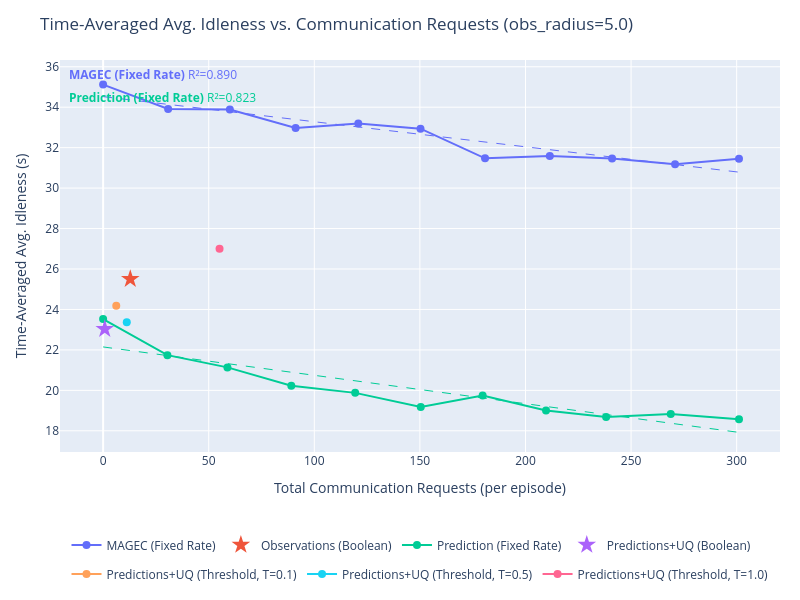
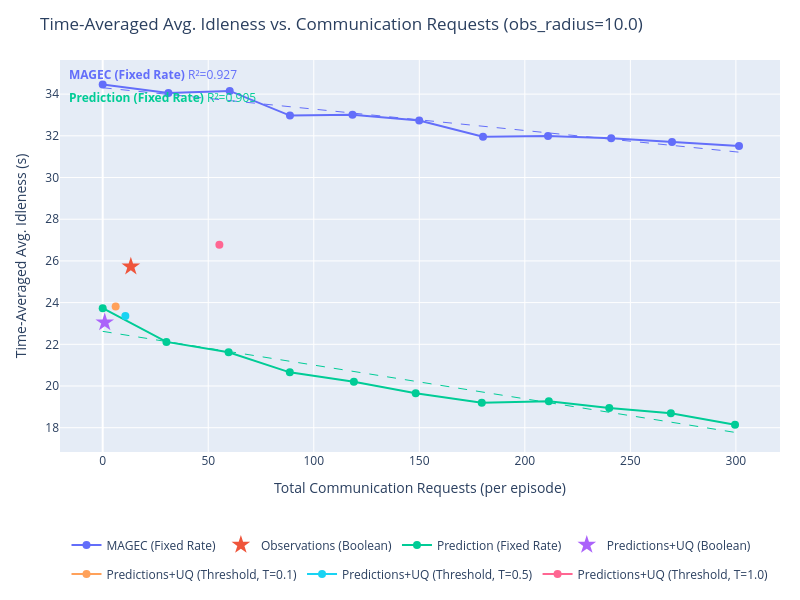
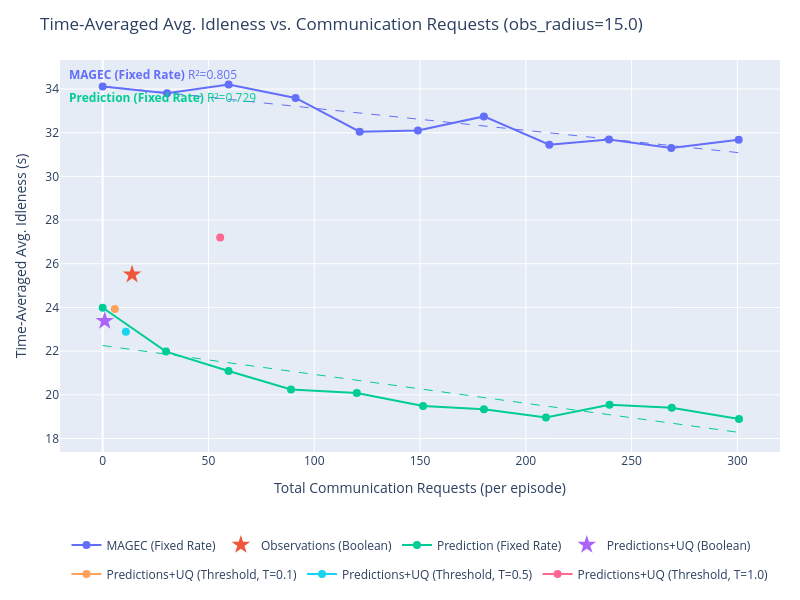
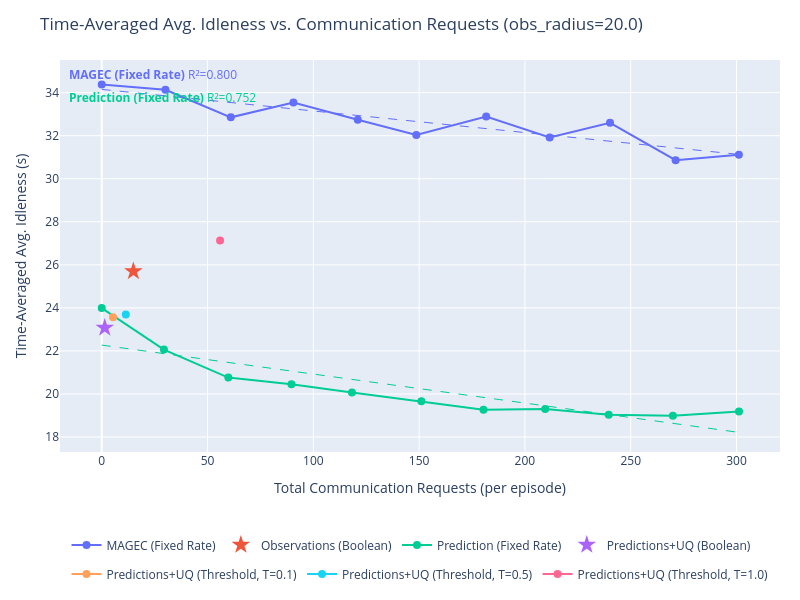

These figures' notebook cell, in order:
### Markdown cell above
## Idleness vs. Communication

### Code cell
import plotly.graph_objects as go
import plotly.express as px
import numpy as np

# SERIES_TO_PLOT = {"Learned Comms. + Prediction + UQ", "MAGEC"}
SERIES_TO_PLOT = None # Plot all

series_colors = {s: c for s, c in zip(output, px.colors.qualitative.Plotly)}


def get_requests(data):
    """Total communication requests per episode (mean over episodes)."""
    r = np.array(data['communication']['requests_made'][...])
    return float(np.mean(r.reshape(r.shape[0], -1).sum(axis=1)))


def get_idleness_mean(data):
    """Time-averaged avg. idleness, mean over episodes."""
    return float(np.mean(data['avg_idleness']))


def fit_ols_trendline(xs, ys):
    """
    Fit an OLS linear trendline y = a*x + b.
    Returns (x_smooth, y_smooth, r2).
    """
    xs, ys = np.array(xs, dtype=float), np.array(ys, dtype=float)
    coeffs = np.polyfit(xs, ys, 1)
    x_smooth = np.linspace(xs.min(), xs.max(), 200)
    y_smooth = np.polyval(coeffs, x_smooth)
    y_pred = np.polyval(coeffs, xs)
    ss_res = np.sum((ys - y_pred) ** 2)
    ss_tot = np.sum((ys - ys.mean()) ** 2)
    r2 = 1.0 - ss_res / ss_tot if ss_tot > 0 else float('nan')
    return x_smooth, y_smooth, r2


for obs_radius in obs_radii:
    fig = go.Figure()
    r2_annotations = []

    for series in output:
        if SERIES_TO_PLOT is not None and series not in SERIES_TO_PLOT:
            continue

        color = series_colors.get(series, '#888888')
        all_exps = list(output[series].keys())

        # Swept experiments: encoded as obs_radius_X_comms_Y
        swept_exps = sorted(
            [e for e in all_exps if f"obs_radius_{obs_radius:.1f}_comms_" in e],
            key=lambda e: float(e.split("_comms_")[1])
        )
        # Fixed (learned comms) experiments: encoded as obs_radius_X only
        fixed_exps = [e for e in all_exps if e == f"obs_radius_{obs_radius:.1f}"]

        if swept_exps:
            comms_ps = [float(e.split("_comms_")[1]) for e in swept_exps]
            xs = [get_requests(output[series][e]) for e in swept_exps]
            ys = [get_idleness_mean(output[series][e]) for e in swept_exps]

            fig.add_trace(go.Scatter(
                x=xs,
                y=ys,
                mode='lines+markers',
                name=series,
                line=dict(color=color),
                marker=dict(color=color, size=8),
                legendgroup=series,
                hovertemplate=[
                    f"{series}<br>comms_p={cp:.3f}<br>requests=%{{x:.1f}}<br>idleness=%{{y:.4f}}<extra></extra>"
                    for cp in comms_ps
                ],
            ))

            # OLS trendline
            if len(xs) >= 2:
                x_trend, y_trend, r2 = fit_ols_trendline(xs, ys)
                fig.add_trace(go.Scatter(
                    x=x_trend,
                    y=y_trend,
                    mode='lines',
                    name=f"{series} (fit)",
                    line=dict(color=color, dash='dash', width=1),
                    legendgroup=series,
                    showlegend=False,
                    hoverinfo='skip',
                ))
                r2_annotations.append(
                    dict(
                        text=f"<b>{series}</b> R²={r2:.3f}",
                        xref='paper', yref='paper',
                        x=0.01,
                        y=0.99 - len(r2_annotations) * 0.06,
                        xanchor='left', yanchor='top',
                        showarrow=False,
                        font=dict(color=color, size=12),
                    )
                )

        if fixed_exps:
            xs_f = [get_requests(output[series][e]) for e in fixed_exps]
            ys_f = [get_idleness_mean(output[series][e]) for e in fixed_exps]
            fig.add_trace(go.Scatter(
                x=xs_f,
                y=ys_f,
                mode='markers',
                name=series,
                marker=dict(color=color, size=14, symbol='star'),
                legendgroup=series,
                showlegend=len(swept_exps) == 0,
                hovertemplate=f"{series}<br>requests=%{{x:.1f}}<br>idleness=%{{y:.4f}}<extra></extra>",
            ))

    fig.update_layout(
        title=f"Time-Averaged Avg. Idleness vs. Communication Requests (obs_radius={obs_radius:.1f})",
        xaxis_title="Total Communication Requests (per episode)",
        yaxis_title="Time-Averaged Avg. Idleness (s)",
        height=600,
        width=800,
        hovermode='closest',
        autosize=True,
        margin=dict(l=60, r=20, t=60, b=120),
        legend=dict(orientation='h', yanchor='top', y=-0.2, xanchor='center', x=0.5),
        annotations=r2_annotations,
    )
    fig.show()

### Figure 1 — Plotly figure (JSON) as saved in the notebook; plotly's stock layout.template omitted (floating-point values rounded to 4 significant figures; data arrays with more than 128 entries replaced by an {"elided": "..."} marker saying what was removed)
{"data": [{"hovertemplate": ["MAGEC (Fixed Rate)<br>comms_p=0.000<br>requests=%{x:.1f}<br>idleness=%{y:.4f}<extra></extra>", "MAGEC (Fixed Rate)<br>comms_p=0.050<br>requests=%{x:.1f}<br>idleness=%{y:.4f}<extra></extra>", "MAGEC (Fixed Rate)<br>comms_p=0.100<br>requests=%{x:.1f}<br>idleness=%{y:.4f}<extra></extra>", "MAGEC (Fixed Rate)<br>comms_p=0.150<br>requests=%{x:.1f}<br>idleness=%{y:.4f}<extra></extra>", "MAGEC (Fixed Rate)<br>comms_p=0.200<br>requests=%{x:.1f}<br>idleness=%{y:.4f}<extra></extra>", "MAGEC (Fixed Rate)<br>comms_p=0.250<br>requests=%{x:.1f}<br>idleness=%{y:.4f}<extra></extra>", "MAGEC (Fixed Rate)<br>comms_p=0.300<br>requests=%{x:.1f}<br>idleness=%{y:.4f}<extra></extra>", "MAGEC (Fixed Rate)<br>comms_p=0.350<br>requests=%{x:.1f}<br>idleness=%{y:.4f}<extra></extra>", "MAGEC (Fixed Rate)<br>comms_p=0.400<br>requests=%{x:.1f}<br>idleness=%{y:.4f}<extra></extra>", "MAGEC (Fixed Rate)<br>comms_p=0.450<br>requests=%{x:.1f}<br>idleness=%{y:.4f}<extra></extra>", "MAGEC (Fixed Rate)<br>comms_p=0.500<br>requests=%{x:.1f}<br>idleness=%{y:.4f}<extra></extra>"], "legendgroup": "MAGEC (Fixed Rate)", "line": {"color": "#636EFA"}, "marker": {"color": "#636EFA", "size": 8}, "mode": "lines+markers", "name": "MAGEC (Fixed Rate)", "type": "scatter", "x": [0, 30.78, 60.01, 91.15, 120.8, 150.3, 180.9, 211.5, 241.0, 270.8, 301.1], "y": [35.12, 33.91, 33.89, 32.97, 33.19, 32.94, 31.47, 31.58, 31.47, 31.18, 31.45]}, {"hoverinfo": "skip", "legendgroup": "MAGEC (Fixed Rate)", "line": {"color": "#636EFA", "dash": "dash", "width": 1}, "mode": "lines", "name": "MAGEC (Fixed Rate) (fit)", "showlegend": false, "type": "scatter", "x": {"elided": "200 float values"}, "y": {"elided": "200 float values"}}, {"hovertemplate": "Observations (Boolean)<br>requests=%{x:.1f}<br>idleness=%{y:.4f}<extra></extra>", "legendgroup": "Observations (Boolean)", "marker": {"color": "#EF553B", "size": 14, "symbol": "star"}, "mode": "markers", "name": "Observations (Boolean)", "showlegend": true, "type": "scatter", "x": [12.86], "y": [25.5]}, {"hovertemplate": ["Prediction (Fixed Rate)<br>comms_p=0.000<br>requests=%{x:.1f}<br>idleness=%{y:.4f}<extra></extra>", "Prediction (Fixed Rate)<br>comms_p=0.050<br>requests=%{x:.1f}<br>idleness=%{y:.4f}<extra></extra>", "Prediction (Fixed Rate)<br>comms_p=0.100<br>requests=%{x:.1f}<br>idleness=%{y:.4f}<extra></extra>", "Prediction (Fixed Rate)<br>comms_p=0.150<br>requests=%{x:.1f}<br>idleness=%{y:.4f}<extra></extra>", "Prediction (Fixed Rate)<br>comms_p=0.200<br>requests=%{x:.1f}<br>idleness=%{y:.4f}<extra></extra>", "Prediction (Fixed Rate)<br>comms_p=0.250<br>requests=%{x:.1f}<br>idleness=%{y:.4f}<extra></extra>", "Prediction (Fixed Rate)<br>comms_p=0.300<br>requests=%{x:.1f}<br>idleness=%{y:.4f}<extra></extra>", "Prediction (Fixed Rate)<br>comms_p=0.350<br>requests=%{x:.1f}<br>idleness=%{y:.4f}<extra></extra>", "Prediction (Fixed Rate)<br>comms_p=0.400<br>requests=%{x:.1f}<br>idleness=%{y:.4f}<extra></extra>", "Prediction (Fixed Rate)<br>comms_p=0.450<br>requests=%{x:.1f}<br>idleness=%{y:.4f}<extra></extra>", "Prediction (Fixed Rate)<br>comms_p=0.500<br>requests=%{x:.1f}<br>idleness=%{y:.4f}<extra></extra>"], "legendgroup": "Prediction (Fixed Rate)", "line": {"color": "#00CC96"}, "marker": {"color": "#00CC96", "size": 8}, "mode": "lines+markers", "name": "Prediction (Fixed Rate)", "type": "scatter", "x": [0, 30.44, 58.86, 89.11, 119.4, 150.4, 179.7, 209.7, 238.2, 268.8, 301.1], "y": [23.53, 21.74, 21.14, 20.23, 19.88, 19.18, 19.74, 19.01, 18.68, 18.83, 18.57]}, {"hoverinfo": "skip", "legendgroup": "Prediction (Fixed Rate)", "line": {"color": "#00CC96", "dash": "dash", "width": 1}, "mode": "lines", "name": "Prediction (Fixed Rate) (fit)", "showlegend": false, "type": "scatter", "x": {"elided": "200 float values"}, "y": {"elided": "200 float values"}}, {"hovertemplate": "Predictions+UQ (Boolean)<br>requests=%{x:.1f}<br>idleness=%{y:.4f}<extra></extra>", "legendgroup": "Predictions+UQ (Boolean)", "marker": {"color": "#AB63FA", "size": 14, "symbol": "star"}, "mode": "markers", "name": "Predictions+UQ (Boolean)", "showlegend": true, "type": "scatter", "x": [0.77], "y": [23.03]}, {"hovertemplate": ["Predictions+UQ (Threshold, T=0.1)<br>comms_p=0.500<br>requests=%{x:.1f}<br>idleness=%{y:.4f}<extra></extra>"], "legendgroup": "Predictions+UQ (Threshold, T=0.1)", "line": {"color": "#FFA15A"}, "marker": {"color": "#FFA15A", "size": 8}, "mode": "lines+markers", "name": "Predictions+UQ (Threshold, T=0.1)", "type": "scatter", "x": [6.22], "y": [24.18]}, {"hovertemplate": ["Predictions+UQ (Threshold, T=0.5)<br>comms_p=0.500<br>requests=%{x:.1f}<br>idleness=%{y:.4f}<extra></extra>"], "legendgroup": "Predictions+UQ (Threshold, T=0.5)", "line": {"color": "#19D3F3"}, "marker": {"color": "#19D3F3", "size": 8}, "mode": "lines+markers", "name": "Predictions+UQ (Threshold, T=0.5)", "type": "scatter", "x": [11.2], "y": [23.37]}, {"hovertemplate": ["Predictions+UQ (Threshold, T=1.0)<br>comms_p=0.500<br>requests=%{x:.1f}<br>idleness=%{y:.4f}<extra></extra>"], "legendgroup": "Predictions+UQ (Threshold, T=1.0)", "line": {"color": "#FF6692"}, "marker": {"color": "#FF6692", "size": 8}, "mode": "lines+markers", "name": "Predictions+UQ (Threshold, T=1.0)", "type": "scatter", "x": [55.13], "y": [27.01]}], "layout": {"annotations": [{"font": {"color": "#636EFA", "size": 12}, "showarrow": false, "text": "<b>MAGEC (Fixed Rate)</b> R²=0.890", "x": 0.01, "xanchor": "left", "xref": "paper", "y": 0.99, "yanchor": "top", "yref": "paper"}, {"font": {"color": "#00CC96", "size": 12}, "showarrow": false, "text": "<b>Prediction (Fixed Rate)</b> R²=0.823", "x": 0.01, "xanchor": "left", "xref": "paper", "y": 0.93, "yanchor": "top", "yref": "paper"}], "autosize": true, "height": 600, "hovermode": "closest", "legend": {"orientation": "h", "x": 0.5, "xanchor": "center", "y": -0.2, "yanchor": "top"}, "margin": {"b": 120, "l": 60, "r": 20, "t": 60}, "title": {"text": "Time-Averaged Avg. Idleness vs. Communication Requests (obs_radius=5.0)"}, "width": 800, "xaxis": {"title": {"text": "Total Communication Requests (per episode)"}}, "yaxis": {"title": {"text": "Time-Averaged Avg. Idleness (s)"}}}}

### Figure 2 — Plotly figure (JSON) as saved in the notebook; plotly's stock layout.template omitted (floating-point values rounded to 4 significant figures; data arrays with more than 128 entries replaced by an {"elided": "..."} marker saying what was removed)
{"data": [{"hovertemplate": ["MAGEC (Fixed Rate)<br>comms_p=0.000<br>requests=%{x:.1f}<br>idleness=%{y:.4f}<extra></extra>", "MAGEC (Fixed Rate)<br>comms_p=0.050<br>requests=%{x:.1f}<br>idleness=%{y:.4f}<extra></extra>", "MAGEC (Fixed Rate)<br>comms_p=0.100<br>requests=%{x:.1f}<br>idleness=%{y:.4f}<extra></extra>", "MAGEC (Fixed Rate)<br>comms_p=0.150<br>requests=%{x:.1f}<br>idleness=%{y:.4f}<extra></extra>", "MAGEC (Fixed Rate)<br>comms_p=0.200<br>requests=%{x:.1f}<br>idleness=%{y:.4f}<extra></extra>", "MAGEC (Fixed Rate)<br>comms_p=0.250<br>requests=%{x:.1f}<br>idleness=%{y:.4f}<extra></extra>", "MAGEC (Fixed Rate)<br>comms_p=0.300<br>requests=%{x:.1f}<br>idleness=%{y:.4f}<extra></extra>", "MAGEC (Fixed Rate)<br>comms_p=0.350<br>requests=%{x:.1f}<br>idleness=%{y:.4f}<extra></extra>", "MAGEC (Fixed Rate)<br>comms_p=0.400<br>requests=%{x:.1f}<br>idleness=%{y:.4f}<extra></extra>", "MAGEC (Fixed Rate)<br>comms_p=0.450<br>requests=%{x:.1f}<br>idleness=%{y:.4f}<extra></extra>", "MAGEC (Fixed Rate)<br>comms_p=0.500<br>requests=%{x:.1f}<br>idleness=%{y:.4f}<extra></extra>"], "legendgroup": "MAGEC (Fixed Rate)", "line": {"color": "#636EFA"}, "marker": {"color": "#636EFA", "size": 8}, "mode": "lines+markers", "name": "MAGEC (Fixed Rate)", "type": "scatter", "x": [0, 31.13, 60.18, 88.72, 118.3, 150.0, 180.2, 211.0, 240.9, 269.7, 301.5], "y": [34.46, 34.06, 34.15, 32.97, 33.01, 32.74, 31.96, 31.99, 31.88, 31.7, 31.52]}, {"hoverinfo": "skip", "legendgroup": "MAGEC (Fixed Rate)", "line": {"color": "#636EFA", "dash": "dash", "width": 1}, "mode": "lines", "name": "MAGEC (Fixed Rate) (fit)", "showlegend": false, "type": "scatter", "x": {"elided": "200 float values"}, "y": {"elided": "200 float values"}}, {"hovertemplate": "Observations (Boolean)<br>requests=%{x:.1f}<br>idleness=%{y:.4f}<extra></extra>", "legendgroup": "Observations (Boolean)", "marker": {"color": "#EF553B", "size": 14, "symbol": "star"}, "mode": "markers", "name": "Observations (Boolean)", "showlegend": true, "type": "scatter", "x": [13.33], "y": [25.73]}, {"hovertemplate": ["Prediction (Fixed Rate)<br>comms_p=0.000<br>requests=%{x:.1f}<br>idleness=%{y:.4f}<extra></extra>", "Prediction (Fixed Rate)<br>comms_p=0.050<br>requests=%{x:.1f}<br>idleness=%{y:.4f}<extra></extra>", "Prediction (Fixed Rate)<br>comms_p=0.100<br>requests=%{x:.1f}<br>idleness=%{y:.4f}<extra></extra>", "Prediction (Fixed Rate)<br>comms_p=0.150<br>requests=%{x:.1f}<br>idleness=%{y:.4f}<extra></extra>", "Prediction (Fixed Rate)<br>comms_p=0.200<br>requests=%{x:.1f}<br>idleness=%{y:.4f}<extra></extra>", "Prediction (Fixed Rate)<br>comms_p=0.250<br>requests=%{x:.1f}<br>idleness=%{y:.4f}<extra></extra>", "Prediction (Fixed Rate)<br>comms_p=0.300<br>requests=%{x:.1f}<br>idleness=%{y:.4f}<extra></extra>", "Prediction (Fixed Rate)<br>comms_p=0.350<br>requests=%{x:.1f}<br>idleness=%{y:.4f}<extra></extra>", "Prediction (Fixed Rate)<br>comms_p=0.400<br>requests=%{x:.1f}<br>idleness=%{y:.4f}<extra></extra>", "Prediction (Fixed Rate)<br>comms_p=0.450<br>requests=%{x:.1f}<br>idleness=%{y:.4f}<extra></extra>", "Prediction (Fixed Rate)<br>comms_p=0.500<br>requests=%{x:.1f}<br>idleness=%{y:.4f}<extra></extra>"], "legendgroup": "Prediction (Fixed Rate)", "line": {"color": "#00CC96"}, "marker": {"color": "#00CC96", "size": 8}, "mode": "lines+markers", "name": "Prediction (Fixed Rate)", "type": "scatter", "x": [0, 30.19, 59.65, 88.65, 119.0, 148.3, 179.6, 211.4, 240, 269.2, 299.6], "y": [23.73, 22.12, 21.62, 20.66, 20.21, 19.65, 19.19, 19.27, 18.94, 18.69, 18.14]}, {"hoverinfo": "skip", "legendgroup": "Prediction (Fixed Rate)", "line": {"color": "#00CC96", "dash": "dash", "width": 1}, "mode": "lines", "name": "Prediction (Fixed Rate) (fit)", "showlegend": false, "type": "scatter", "x": {"elided": "200 float values"}, "y": {"elided": "200 float values"}}, {"hovertemplate": "Predictions+UQ (Boolean)<br>requests=%{x:.1f}<br>idleness=%{y:.4f}<extra></extra>", "legendgroup": "Predictions+UQ (Boolean)", "marker": {"color": "#AB63FA", "size": 14, "symbol": "star"}, "mode": "markers", "name": "Predictions+UQ (Boolean)", "showlegend": true, "type": "scatter", "x": [0.97], "y": [23.05]}, {"hovertemplate": ["Predictions+UQ (Threshold, T=0.1)<br>comms_p=0.500<br>requests=%{x:.1f}<br>idleness=%{y:.4f}<extra></extra>"], "legendgroup": "Predictions+UQ (Threshold, T=0.1)", "line": {"color": "#FFA15A"}, "marker": {"color": "#FFA15A", "size": 8}, "mode": "lines+markers", "name": "Predictions+UQ (Threshold, T=0.1)", "type": "scatter", "x": [6.14], "y": [23.81]}, {"hovertemplate": ["Predictions+UQ (Threshold, T=0.5)<br>comms_p=0.500<br>requests=%{x:.1f}<br>idleness=%{y:.4f}<extra></extra>"], "legendgroup": "Predictions+UQ (Threshold, T=0.5)", "line": {"color": "#19D3F3"}, "marker": {"color": "#19D3F3", "size": 8}, "mode": "lines+markers", "name": "Predictions+UQ (Threshold, T=0.5)", "type": "scatter", "x": [10.73], "y": [23.36]}, {"hovertemplate": ["Predictions+UQ (Threshold, T=1.0)<br>comms_p=0.500<br>requests=%{x:.1f}<br>idleness=%{y:.4f}<extra></extra>"], "legendgroup": "Predictions+UQ (Threshold, T=1.0)", "line": {"color": "#FF6692"}, "marker": {"color": "#FF6692", "size": 8}, "mode": "lines+markers", "name": "Predictions+UQ (Threshold, T=1.0)", "type": "scatter", "x": [55.28], "y": [26.78]}], "layout": {"annotations": [{"font": {"color": "#636EFA", "size": 12}, "showarrow": false, "text": "<b>MAGEC (Fixed Rate)</b> R²=0.927", "x": 0.01, "xanchor": "left", "xref": "paper", "y": 0.99, "yanchor": "top", "yref": "paper"}, {"font": {"color": "#00CC96", "size": 12}, "showarrow": false, "text": "<b>Prediction (Fixed Rate)</b> R²=0.905", "x": 0.01, "xanchor": "left", "xref": "paper", "y": 0.93, "yanchor": "top", "yref": "paper"}], "autosize": true, "height": 600, "hovermode": "closest", "legend": {"orientation": "h", "x": 0.5, "xanchor": "center", "y": -0.2, "yanchor": "top"}, "margin": {"b": 120, "l": 60, "r": 20, "t": 60}, "title": {"text": "Time-Averaged Avg. Idleness vs. Communication Requests (obs_radius=10.0)"}, "width": 800, "xaxis": {"title": {"text": "Total Communication Requests (per episode)"}}, "yaxis": {"title": {"text": "Time-Averaged Avg. Idleness (s)"}}}}

### Figure 3 — Plotly figure (JSON) as saved in the notebook; plotly's stock layout.template omitted (floating-point values rounded to 4 significant figures; data arrays with more than 128 entries replaced by an {"elided": "..."} marker saying what was removed)
{"data": [{"hovertemplate": ["MAGEC (Fixed Rate)<br>comms_p=0.000<br>requests=%{x:.1f}<br>idleness=%{y:.4f}<extra></extra>", "MAGEC (Fixed Rate)<br>comms_p=0.050<br>requests=%{x:.1f}<br>idleness=%{y:.4f}<extra></extra>", "MAGEC (Fixed Rate)<br>comms_p=0.100<br>requests=%{x:.1f}<br>idleness=%{y:.4f}<extra></extra>", "MAGEC (Fixed Rate)<br>comms_p=0.150<br>requests=%{x:.1f}<br>idleness=%{y:.4f}<extra></extra>", "MAGEC (Fixed Rate)<br>comms_p=0.200<br>requests=%{x:.1f}<br>idleness=%{y:.4f}<extra></extra>", "MAGEC (Fixed Rate)<br>comms_p=0.250<br>requests=%{x:.1f}<br>idleness=%{y:.4f}<extra></extra>", "MAGEC (Fixed Rate)<br>comms_p=0.300<br>requests=%{x:.1f}<br>idleness=%{y:.4f}<extra></extra>", "MAGEC (Fixed Rate)<br>comms_p=0.350<br>requests=%{x:.1f}<br>idleness=%{y:.4f}<extra></extra>", "MAGEC (Fixed Rate)<br>comms_p=0.400<br>requests=%{x:.1f}<br>idleness=%{y:.4f}<extra></extra>", "MAGEC (Fixed Rate)<br>comms_p=0.450<br>requests=%{x:.1f}<br>idleness=%{y:.4f}<extra></extra>", "MAGEC (Fixed Rate)<br>comms_p=0.500<br>requests=%{x:.1f}<br>idleness=%{y:.4f}<extra></extra>"], "legendgroup": "MAGEC (Fixed Rate)", "line": {"color": "#636EFA"}, "marker": {"color": "#636EFA", "size": 8}, "mode": "lines+markers", "name": "MAGEC (Fixed Rate)", "type": "scatter", "x": [0, 30.41, 59.52, 91.16, 121.5, 149, 180.2, 211.1, 239.3, 268.7, 300.6], "y": [34.12, 33.8, 34.2, 33.59, 32.05, 32.1, 32.75, 31.45, 31.69, 31.3, 31.68]}, {"hoverinfo": "skip", "legendgroup": "MAGEC (Fixed Rate)", "line": {"color": "#636EFA", "dash": "dash", "width": 1}, "mode": "lines", "name": "MAGEC (Fixed Rate) (fit)", "showlegend": false, "type": "scatter", "x": {"elided": "200 float values"}, "y": {"elided": "200 float values"}}, {"hovertemplate": "Observations (Boolean)<br>requests=%{x:.1f}<br>idleness=%{y:.4f}<extra></extra>", "legendgroup": "Observations (Boolean)", "marker": {"color": "#EF553B", "size": 14, "symbol": "star"}, "mode": "markers", "name": "Observations (Boolean)", "showlegend": true, "type": "scatter", "x": [13.9], "y": [25.51]}, {"hovertemplate": ["Prediction (Fixed Rate)<br>comms_p=0.000<br>requests=%{x:.1f}<br>idleness=%{y:.4f}<extra></extra>", "Prediction (Fixed Rate)<br>comms_p=0.050<br>requests=%{x:.1f}<br>idleness=%{y:.4f}<extra></extra>", "Prediction (Fixed Rate)<br>comms_p=0.100<br>requests=%{x:.1f}<br>idleness=%{y:.4f}<extra></extra>", "Prediction (Fixed Rate)<br>comms_p=0.150<br>requests=%{x:.1f}<br>idleness=%{y:.4f}<extra></extra>", "Prediction (Fixed Rate)<br>comms_p=0.200<br>requests=%{x:.1f}<br>idleness=%{y:.4f}<extra></extra>", "Prediction (Fixed Rate)<br>comms_p=0.250<br>requests=%{x:.1f}<br>idleness=%{y:.4f}<extra></extra>", "Prediction (Fixed Rate)<br>comms_p=0.300<br>requests=%{x:.1f}<br>idleness=%{y:.4f}<extra></extra>", "Prediction (Fixed Rate)<br>comms_p=0.350<br>requests=%{x:.1f}<br>idleness=%{y:.4f}<extra></extra>", "Prediction (Fixed Rate)<br>comms_p=0.400<br>requests=%{x:.1f}<br>idleness=%{y:.4f}<extra></extra>", "Prediction (Fixed Rate)<br>comms_p=0.450<br>requests=%{x:.1f}<br>idleness=%{y:.4f}<extra></extra>", "Prediction (Fixed Rate)<br>comms_p=0.500<br>requests=%{x:.1f}<br>idleness=%{y:.4f}<extra></extra>"], "legendgroup": "Prediction (Fixed Rate)", "line": {"color": "#00CC96"}, "marker": {"color": "#00CC96", "size": 8}, "mode": "lines+markers", "name": "Prediction (Fixed Rate)", "type": "scatter", "x": [0, 29.95, 59.49, 89.01, 120.1, 151.4, 180.2, 209.5, 239.6, 269.0, 300.7], "y": [23.98, 21.98, 21.09, 20.25, 20.08, 19.49, 19.34, 18.96, 19.55, 19.41, 18.9]}, {"hoverinfo": "skip", "legendgroup": "Prediction (Fixed Rate)", "line": {"color": "#00CC96", "dash": "dash", "width": 1}, "mode": "lines", "name": "Prediction (Fixed Rate) (fit)", "showlegend": false, "type": "scatter", "x": {"elided": "200 float values"}, "y": {"elided": "200 float values"}}, {"hovertemplate": "Predictions+UQ (Boolean)<br>requests=%{x:.1f}<br>idleness=%{y:.4f}<extra></extra>", "legendgroup": "Predictions+UQ (Boolean)", "marker": {"color": "#AB63FA", "size": 14, "symbol": "star"}, "mode": "markers", "name": "Predictions+UQ (Boolean)", "showlegend": true, "type": "scatter", "x": [0.98], "y": [23.38]}, {"hovertemplate": ["Predictions+UQ (Threshold, T=0.1)<br>comms_p=0.500<br>requests=%{x:.1f}<br>idleness=%{y:.4f}<extra></extra>"], "legendgroup": "Predictions+UQ (Threshold, T=0.1)", "line": {"color": "#FFA15A"}, "marker": {"color": "#FFA15A", "size": 8}, "mode": "lines+markers", "name": "Predictions+UQ (Threshold, T=0.1)", "type": "scatter", "x": [5.76], "y": [23.93]}, {"hovertemplate": ["Predictions+UQ (Threshold, T=0.5)<br>comms_p=0.500<br>requests=%{x:.1f}<br>idleness=%{y:.4f}<extra></extra>"], "legendgroup": "Predictions+UQ (Threshold, T=0.5)", "line": {"color": "#19D3F3"}, "marker": {"color": "#19D3F3", "size": 8}, "mode": "lines+markers", "name": "Predictions+UQ (Threshold, T=0.5)", "type": "scatter", "x": [10.96], "y": [22.88]}, {"hovertemplate": ["Predictions+UQ (Threshold, T=1.0)<br>comms_p=0.500<br>requests=%{x:.1f}<br>idleness=%{y:.4f}<extra></extra>"], "legendgroup": "Predictions+UQ (Threshold, T=1.0)", "line": {"color": "#FF6692"}, "marker": {"color": "#FF6692", "size": 8}, "mode": "lines+markers", "name": "Predictions+UQ (Threshold, T=1.0)", "type": "scatter", "x": [55.55], "y": [27.2]}], "layout": {"annotations": [{"font": {"color": "#636EFA", "size": 12}, "showarrow": false, "text": "<b>MAGEC (Fixed Rate)</b> R²=0.805", "x": 0.01, "xanchor": "left", "xref": "paper", "y": 0.99, "yanchor": "top", "yref": "paper"}, {"font": {"color": "#00CC96", "size": 12}, "showarrow": false, "text": "<b>Prediction (Fixed Rate)</b> R²=0.729", "x": 0.01, "xanchor": "left", "xref": "paper", "y": 0.93, "yanchor": "top", "yref": "paper"}], "autosize": true, "height": 600, "hovermode": "closest", "legend": {"orientation": "h", "x": 0.5, "xanchor": "center", "y": -0.2, "yanchor": "top"}, "margin": {"b": 120, "l": 60, "r": 20, "t": 60}, "title": {"text": "Time-Averaged Avg. Idleness vs. Communication Requests (obs_radius=15.0)"}, "width": 800, "xaxis": {"title": {"text": "Total Communication Requests (per episode)"}}, "yaxis": {"title": {"text": "Time-Averaged Avg. Idleness (s)"}}}}

### Figure 4 — Plotly figure (JSON) as saved in the notebook; plotly's stock layout.template omitted (floating-point values rounded to 4 significant figures; data arrays with more than 128 entries replaced by an {"elided": "..."} marker saying what was removed)
{"data": [{"hovertemplate": ["MAGEC (Fixed Rate)<br>comms_p=0.000<br>requests=%{x:.1f}<br>idleness=%{y:.4f}<extra></extra>", "MAGEC (Fixed Rate)<br>comms_p=0.050<br>requests=%{x:.1f}<br>idleness=%{y:.4f}<extra></extra>", "MAGEC (Fixed Rate)<br>comms_p=0.100<br>requests=%{x:.1f}<br>idleness=%{y:.4f}<extra></extra>", "MAGEC (Fixed Rate)<br>comms_p=0.150<br>requests=%{x:.1f}<br>idleness=%{y:.4f}<extra></extra>", "MAGEC (Fixed Rate)<br>comms_p=0.200<br>requests=%{x:.1f}<br>idleness=%{y:.4f}<extra></extra>", "MAGEC (Fixed Rate)<br>comms_p=0.250<br>requests=%{x:.1f}<br>idleness=%{y:.4f}<extra></extra>", "MAGEC (Fixed Rate)<br>comms_p=0.300<br>requests=%{x:.1f}<br>idleness=%{y:.4f}<extra></extra>", "MAGEC (Fixed Rate)<br>comms_p=0.350<br>requests=%{x:.1f}<br>idleness=%{y:.4f}<extra></extra>", "MAGEC (Fixed Rate)<br>comms_p=0.400<br>requests=%{x:.1f}<br>idleness=%{y:.4f}<extra></extra>", "MAGEC (Fixed Rate)<br>comms_p=0.450<br>requests=%{x:.1f}<br>idleness=%{y:.4f}<extra></extra>", "MAGEC (Fixed Rate)<br>comms_p=0.500<br>requests=%{x:.1f}<br>idleness=%{y:.4f}<extra></extra>"], "legendgroup": "MAGEC (Fixed Rate)", "line": {"color": "#636EFA"}, "marker": {"color": "#636EFA", "size": 8}, "mode": "lines+markers", "name": "MAGEC (Fixed Rate)", "type": "scatter", "x": [0, 30.12, 61, 90.59, 121.0, 148.7, 181.7, 211.7, 240.2, 271.2, 301.1], "y": [34.37, 34.13, 32.85, 33.54, 32.74, 32.03, 32.89, 31.92, 32.6, 30.86, 31.11]}, {"hoverinfo": "skip", "legendgroup": "MAGEC (Fixed Rate)", "line": {"color": "#636EFA", "dash": "dash", "width": 1}, "mode": "lines", "name": "MAGEC (Fixed Rate) (fit)", "showlegend": false, "type": "scatter", "x": {"elided": "200 float values"}, "y": {"elided": "200 float values"}}, {"hovertemplate": "Observations (Boolean)<br>requests=%{x:.1f}<br>idleness=%{y:.4f}<extra></extra>", "legendgroup": "Observations (Boolean)", "marker": {"color": "#EF553B", "size": 14, "symbol": "star"}, "mode": "markers", "name": "Observations (Boolean)", "showlegend": true, "type": "scatter", "x": [14.95], "y": [25.7]}, {"hovertemplate": ["Prediction (Fixed Rate)<br>comms_p=0.000<br>requests=%{x:.1f}<br>idleness=%{y:.4f}<extra></extra>", "Prediction (Fixed Rate)<br>comms_p=0.050<br>requests=%{x:.1f}<br>idleness=%{y:.4f}<extra></extra>", "Prediction (Fixed Rate)<br>comms_p=0.100<br>requests=%{x:.1f}<br>idleness=%{y:.4f}<extra></extra>", "Prediction (Fixed Rate)<br>comms_p=0.150<br>requests=%{x:.1f}<br>idleness=%{y:.4f}<extra></extra>", "Prediction (Fixed Rate)<br>comms_p=0.200<br>requests=%{x:.1f}<br>idleness=%{y:.4f}<extra></extra>", "Prediction (Fixed Rate)<br>comms_p=0.250<br>requests=%{x:.1f}<br>idleness=%{y:.4f}<extra></extra>", "Prediction (Fixed Rate)<br>comms_p=0.300<br>requests=%{x:.1f}<br>idleness=%{y:.4f}<extra></extra>", "Prediction (Fixed Rate)<br>comms_p=0.350<br>requests=%{x:.1f}<br>idleness=%{y:.4f}<extra></extra>", "Prediction (Fixed Rate)<br>comms_p=0.400<br>requests=%{x:.1f}<br>idleness=%{y:.4f}<extra></extra>", "Prediction (Fixed Rate)<br>comms_p=0.450<br>requests=%{x:.1f}<br>idleness=%{y:.4f}<extra></extra>", "Prediction (Fixed Rate)<br>comms_p=0.500<br>requests=%{x:.1f}<br>idleness=%{y:.4f}<extra></extra>"], "legendgroup": "Prediction (Fixed Rate)", "line": {"color": "#00CC96"}, "marker": {"color": "#00CC96", "size": 8}, "mode": "lines+markers", "name": "Prediction (Fixed Rate)", "type": "scatter", "x": [0, 29.39, 59.83, 89.65, 118.3, 151.1, 180.4, 209.6, 239.6, 269.9, 301.2], "y": [23.99, 22.06, 20.76, 20.45, 20.07, 19.67, 19.27, 19.3, 19.04, 18.99, 19.18]}, {"hoverinfo": "skip", "legendgroup": "Prediction (Fixed Rate)", "line": {"color": "#00CC96", "dash": "dash", "width": 1}, "mode": "lines", "name": "Prediction (Fixed Rate) (fit)", "showlegend": false, "type": "scatter", "x": {"elided": "200 float values"}, "y": {"elided": "200 float values"}}, {"hovertemplate": "Predictions+UQ (Boolean)<br>requests=%{x:.1f}<br>idleness=%{y:.4f}<extra></extra>", "legendgroup": "Predictions+UQ (Boolean)", "marker": {"color": "#AB63FA", "size": 14, "symbol": "star"}, "mode": "markers", "name": "Predictions+UQ (Boolean)", "showlegend": true, "type": "scatter", "x": [1.43], "y": [23.08]}, {"hovertemplate": ["Predictions+UQ (Threshold, T=0.1)<br>comms_p=0.500<br>requests=%{x:.1f}<br>idleness=%{y:.4f}<extra></extra>"], "legendgroup": "Predictions+UQ (Threshold, T=0.1)", "line": {"color": "#FFA15A"}, "marker": {"color": "#FFA15A", "size": 8}, "mode": "lines+markers", "name": "Predictions+UQ (Threshold, T=0.1)", "type": "scatter", "x": [5.33], "y": [23.56]}, {"hovertemplate": ["Predictions+UQ (Threshold, T=0.5)<br>comms_p=0.500<br>requests=%{x:.1f}<br>idleness=%{y:.4f}<extra></extra>"], "legendgroup": "Predictions+UQ (Threshold, T=0.5)", "line": {"color": "#19D3F3"}, "marker": {"color": "#19D3F3", "size": 8}, "mode": "lines+markers", "name": "Predictions+UQ (Threshold, T=0.5)", "type": "scatter", "x": [11.39], "y": [23.7]}, {"hovertemplate": ["Predictions+UQ (Threshold, T=1.0)<br>comms_p=0.500<br>requests=%{x:.1f}<br>idleness=%{y:.4f}<extra></extra>"], "legendgroup": "Predictions+UQ (Threshold, T=1.0)", "line": {"color": "#FF6692"}, "marker": {"color": "#FF6692", "size": 8}, "mode": "lines+markers", "name": "Predictions+UQ (Threshold, T=1.0)", "type": "scatter", "x": [55.93], "y": [27.13]}], "layout": {"annotations": [{"font": {"color": "#636EFA", "size": 12}, "showarrow": false, "text": "<b>MAGEC (Fixed Rate)</b> R²=0.800", "x": 0.01, "xanchor": "left", "xref": "paper", "y": 0.99, "yanchor": "top", "yref": "paper"}, {"font": {"color": "#00CC96", "size": 12}, "showarrow": false, "text": "<b>Prediction (Fixed Rate)</b> R²=0.752", "x": 0.01, "xanchor": "left", "xref": "paper", "y": 0.93, "yanchor": "top", "yref": "paper"}], "autosize": true, "height": 600, "hovermode": "closest", "legend": {"orientation": "h", "x": 0.5, "xanchor": "center", "y": -0.2, "yanchor": "top"}, "margin": {"b": 120, "l": 60, "r": 20, "t": 60}, "title": {"text": "Time-Averaged Avg. Idleness vs. Communication Requests (obs_radius=20.0)"}, "width": 800, "xaxis": {"title": {"text": "Total Communication Requests (per episode)"}}, "yaxis": {"title": {"text": "Time-Averaged Avg. Idleness (s)"}}}}
